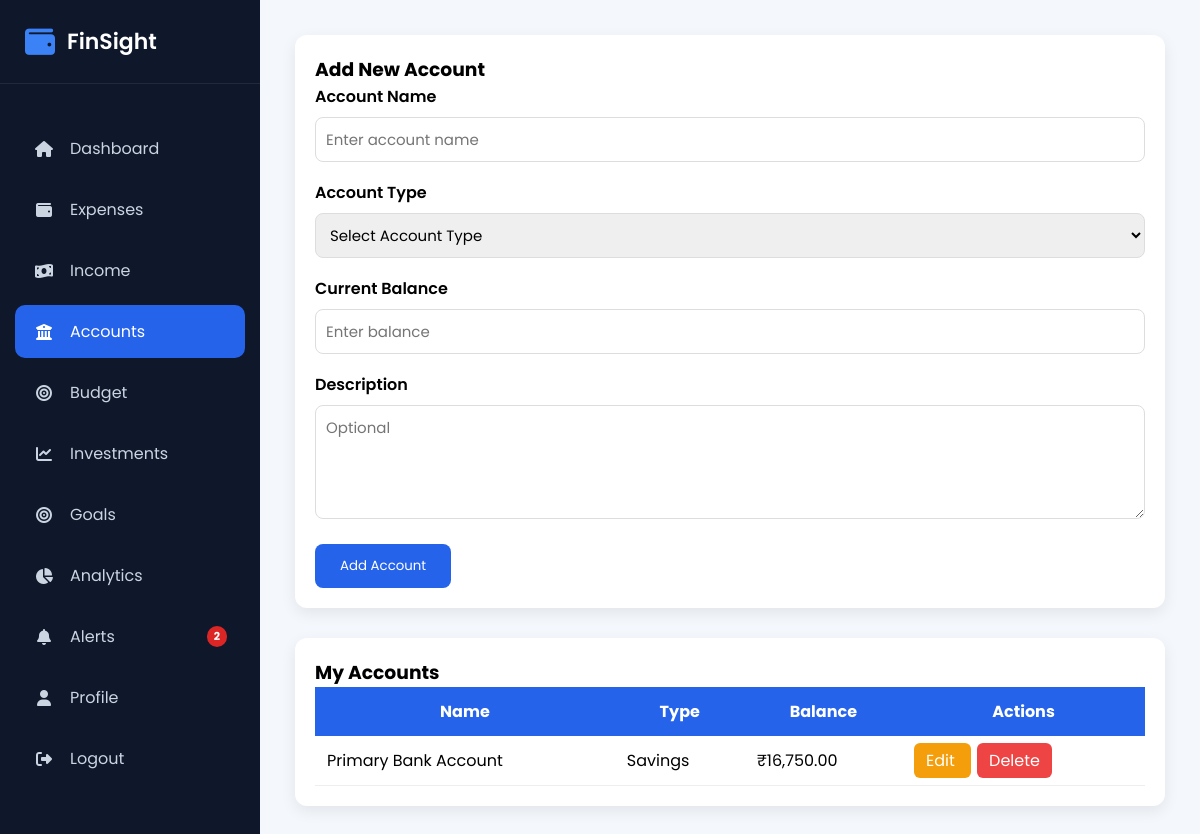
Page /accounts (signed in) on the earlier database version.
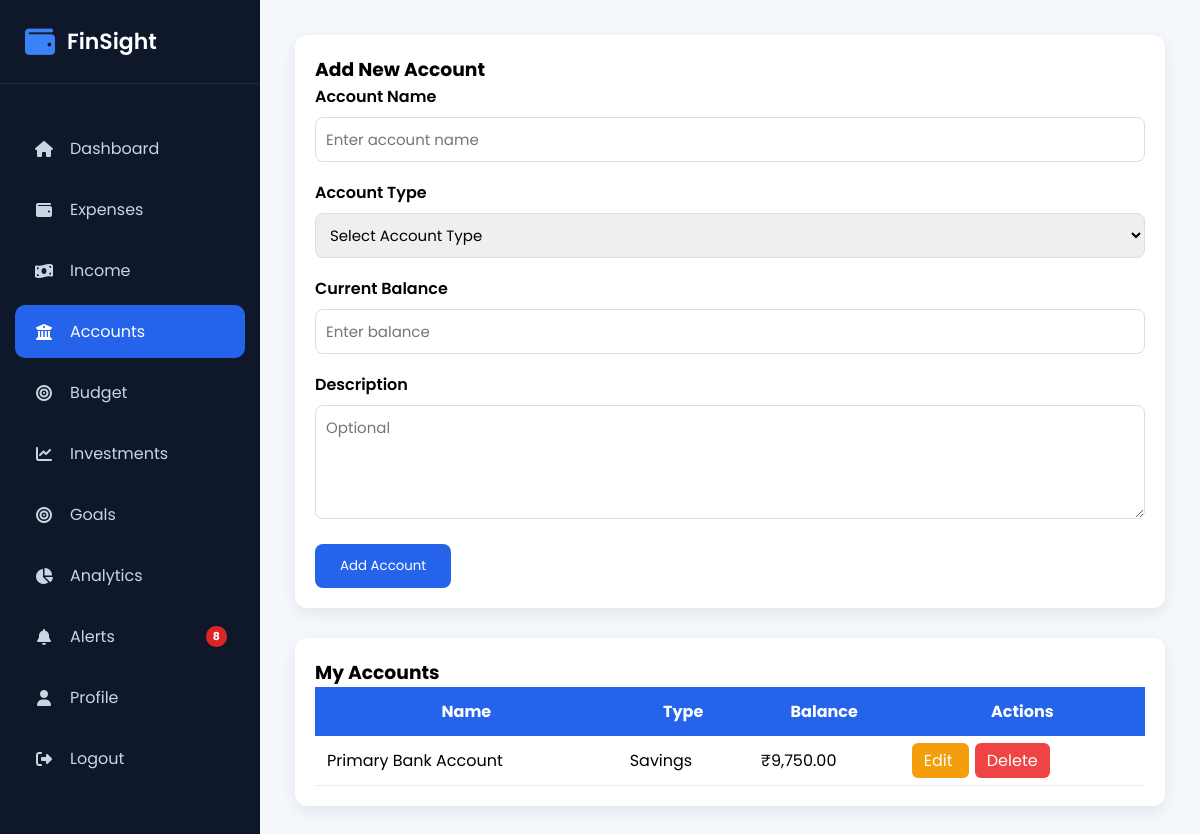
Same page on the later database version.
### models/account.py (models this page shows, shortened)
class Account(db.Model):
    __tablename__ = "accounts"
    id = db.Column(db.Integer, primary_key=True)
    account_name = db.Column(
        db.String(100),
        nullable=False
    )
    account_type = db.Column(
        db.String(50),
        nullable=False
    )
    balance = db.Column(
        db.Float,
        nullable=False,
        default=0
    )
    description = db.Column(
        db.Text
    )
    created_at = db.Column(
        db.DateTime,
        default=datetime.utcnow
    )
    user_id = db.Column(
        db.Integer,
        db.ForeignKey("users.id"),
        nullable=False
    )
    expenses = db.relationship(
        "Expense",
        back_populates="account",
        cascade="all, delete-orphan",
        lazy=True
    )

### routes/account.py (the view, shortened to what this page needs)
@account.route("/accounts", methods=["GET", "POST"])
@login_required
def accounts():
    accounts = Account.query.filter_by(
        user_id=current_user.id
    ).order_by(Account.created_at.desc()).all()
    return render_template(
        "accounts.html",
        accounts=accounts
    )

### app.py (called while the page is built)
@login_manager.user_loader
def load_user(user_id):
    return User.query.get(int(user_id))

@app.context_processor
def inject_global_vars():
    if current_user.is_authenticated:
        unread_count = FinancialAlert.query.filter_by(user_id=current_user.id, is_read=False).count()
        return dict(unread_alerts_count=unread_count)
    return dict(unread_alerts_count=0)

### templates/accounts.html (shortened to what this page needs)
{% extends "layout.html" %}
{% block css %}
<link rel="stylesheet" href="{{ url_for('static', filename='css/account.css') }}">
{% endblock %}
{% block content %}
<div class="account-container">
    <div class="account-form">
        <h3>Add New Account</h3>
        <form method="POST">
            <div class="form-group">
                <label>Account Name</label>
                <input
                    type="text"
                    name="account_name"
                    placeholder="Enter account name"
                    required
                >
            </div>
            <div class="form-group">
                <label>Account Type</label>
                <select name="account_type" required>
                    <option value="">Select Account Type</option>
                </select>
            </div>
            <div class="form-group">
                <label>Current Balance</label>
                <input
                    type="number"
                    step="0.01"
                    name="balance"
                    placeholder="Enter balance"
                    required
                >
            </div>
            <div class="form-group">
                <label>Description</label>
                <textarea
                    name="description"
                    rows="4"
                    placeholder="Optional"
                ></textarea>
            </div>
            <button class="btn-save" type="submit">
                Add Account
            </button>
        </form>
    </div>
    <div class="account-table">
        <h3>My Accounts</h3>
        <table>
            <thead>
                <tr>
                    <th>Name</th>
                    <th>Type</th>
                    <th>Balance</th>
                    <th>Actions</th>
                </tr>
            </thead>
            <tbody>
            {% if accounts %}
                {% for account in accounts %}
                <tr>
                    <td>{{ account.account_name }}</td>
                    <td>{{ account.account_type }}</td>
                    <td>
                        ₹{{ "{:,.2f}".format(account.balance) }}
                    </td>
                    <td>
                        <a href="{{ url_for('account.edit_account', id=account.id) }}"
                           class="btn-edit">
                            Edit
                        </a>
                        <a href="{{ url_for('account.delete_account', id=account.id) }}"
                           class="btn-delete"
                           onclick="return confirm('Delete this account?')">
                            Delete
                        </a>
                    </td>
                </tr>
                {% endfor %}
            {% else %}
                <tr>
                    <td colspan="4" class="no-data">
                        No accounts found.
                    </td>
                </tr>
            {% endif %}
            </tbody>
        </table>
    </div>
</div>
{% endblock %}

Differences in the rows shown:
changed Account "Primary Bank Account": balance "16,750.00" → "9,750.00"
Other differences:
{{ unread_alerts_count }}: "2" → "8"
